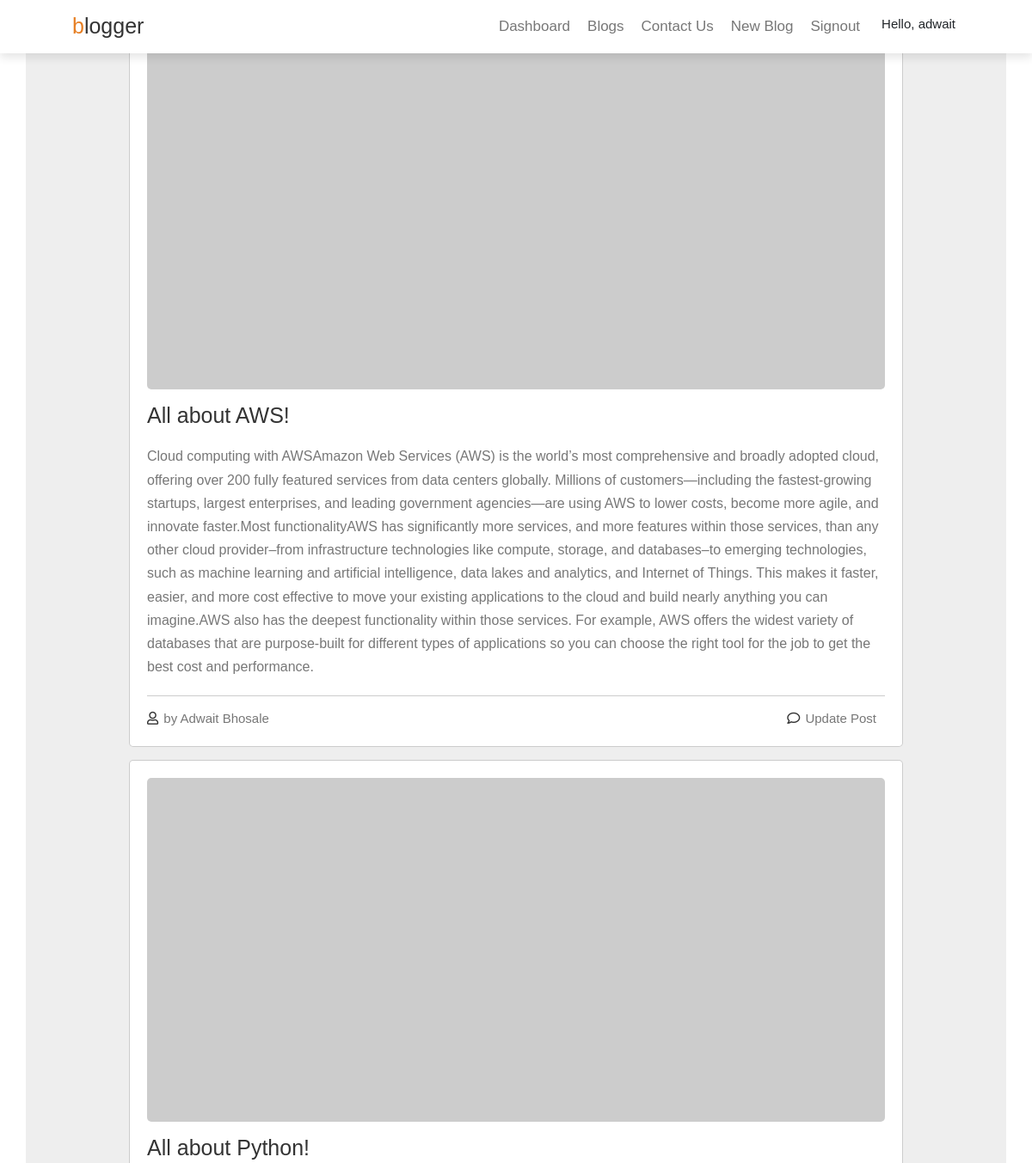
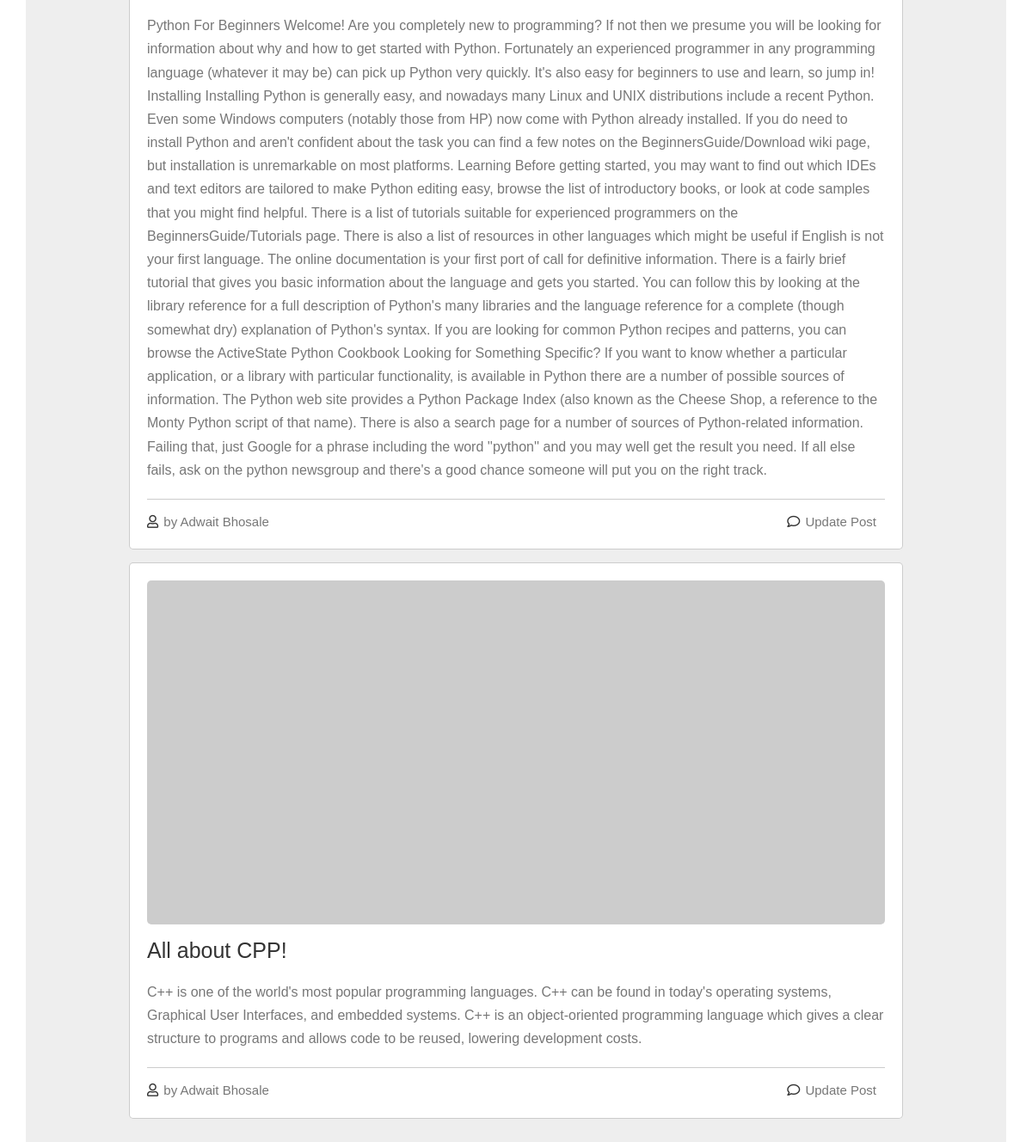
Screenshot of /myblog (signed in) with the database file from the repository (2 pictures, top to bottom).
### userauth/models.py (models this page shows, shortened)
class Account(AbstractBaseUser):
    email           = models.EmailField(max_length=50, unique =True, null=True)
    fullname        = models.CharField(max_length=20, null=True)
    domain          = models.CharField(max_length=20, null=True)
    is_admin        = models.BooleanField(default=False, null=True)
    is_active       = models.BooleanField(default=True,null=True)
    is_staff        = models.BooleanField(default=False,null=True)
    is_superuser    = models.BooleanField(default=False,null=True)
    date_joined     = models.DateTimeField(verbose_name="date joined", auto_now_add=True,null=True)
    objects = MyAccountManager()
    USERNAME_FIELD = 'email'
    REQUIRED_FIELDS = ['fullname',]
    def __str__(self):
        return self.fullname

### home/models.py (models this page shows, shortened)
class BlogData(models.Model):
    author=models.CharField(max_length=1000, null=True)
    logged_in_author=models.CharField(max_length=1000, null=True)
    domain=models.CharField(max_length=20, null=True)
    title=models.CharField(max_length=100, null=True)
    content=models.CharField(max_length=10000, null=True)
    created_at=models.DateTimeField(auto_now_add=True, null=True)
    submitted_on = models.DateTimeField(default=timezone.now)
    user = models.ForeignKey(Account, on_delete=models.CASCADE, null=True)

### home/views.py (the view)
# urls.py: path('myblog',myblogs,name='myblogs'),
@login_required
def myblogs(request):
    users = Account.objects.filter(is_admin=False).values('fullname', 'id')
    users = list(users)
    my_blogs_title_content=my_dictionary()
    author_name=""
    if request.user.is_authenticated:
        list_of_users=BlogData.objects.values_list(flat=True)
        data_dict={}
        data_list=[]
        for users in list_of_users:
            user_name=BlogData.objects.get(id=users).user
            author_blog_title=BlogData.objects.get(id=users).title
            author_blog_content=BlogData.objects.get(id=users).content
            blog_submittedon=BlogData.objects.get(id=users).submitted_on
            if str(user_name)==str(request.user):
                print("USER IDS ARE: \n")
                print(users)
                print(blog_submittedon)
                author_name=BlogData.objects.get(id=users).author
                my_blogs_title_content.add(author_blog_title,author_blog_content)
                data_list.append(author_blog_title)
                data_list.append(author_blog_content)
                data_list.append(blog_submittedon)
                data_dict[users]=data_list
        print("---------------------")
        for key, values in data_dict.items():
            for val in values:
                print(val)
        return render(request, "myblogs.html", context={'myblogs_contents':my_blogs_title_content,
                                                        'name_of_author':author_name})
    else:
        print("Not logged in!")
    return render(request,"myblogs.html")

### home/views.py (called while the page is built)
  def add(self, key, value):
    self[key] = value

### templates/myblogs.html (shortened to what this page needs)
{% load static %}
<!DOCTYPE html>
<html lang="en">
  <head>
    <link
      href="https://cdn.jsdelivr.net/npm/bootstrap@5.3.0-alpha1/dist/css/bootstrap.min.css"
      rel="stylesheet"
    />
    <link
      rel="stylesheet"
      href="https://cdnjs.cloudflare.com/ajax/libs/font-awesome/5.15.3/css/all.min.css"
    />
    <link rel="stylesheet" href="{% static 'css/style.css' %}" />
    <link rel="stylesheet" href="{% static 'css/login.css' %}" />
  </head>
  <body>
    <header class="header">
      <a href="#" class="logo"><span>b</span>logger</a>
      <nav class="navbar">
        <a href="{% url 'dashboard' %}">Dashboard</a>
        <a href="{% url 'home' %}">Blogs</a>
        <a href="#contact">Contact us</a>
        {% if user.is_authenticated %}
        <a href="{% url 'newblog' %}">New Blog</a>
        {% endif %}
        {% if user.is_authenticated %}
        <a href="{% url 'signout' %}">Signout</a>
        {% else %}
        <a href="{% url 'login' %}">Login</a>
        {% endif %}
        {% if user.is_authenticated %}
            <h1 style="font-size:1.5rem;padding-left: 0.5rem;padding-right: 0.5rem;">Hello, {{user.fullname}}</h1>
        {% endif %}
      </nav>
    </header>
    <section class="container" id="posts">
      <div class="posts-container">
        {% for title, body in myblogs_contents.items %}
        <div class="post">
          <img src="https://picsum.photos/300/201" alt="" class="image" />
          <h3 class="title">
            {{ title }}
          </h3>
          <p class="text">
            {{ body }}
          </p>
          <div class="links">
            <a href="#" class="user">
              <i class="far fa-user"></i>
              <span>by {{ name_of_author }}</span>
            </a>
            <a href="{% url 'post-edit' 39 %}" class="icon">
              <i class="far fa-comment"></i>
              <span>Update Post</span>
            </a>
          </div>
        </div>
        {% endfor %}
    </section>
  </body>
</html>

### static/css/style.css (style rules this page uses)
:root { --orange: #e67e22; --black: #333; --light-color: #777; --border: 0.1rem solid rgba(0, 0, 0, 0.2); --box-shadow: 0 0.5rem 1rem rgba(0, 0, 0, 0.1); }
* { margin: 0; padding: 0; box-sizing: border-box; outline: none; border: none; text-decoration: none; font-family: Verdana, Geneva, Tahoma, sans-serif; font-weight: lighter; }
html { font-size: 62.5%; scroll-behavior: smooth; scroll-padding-top: 6rem; }
section { padding: 2rem 7%; }
a { text-decoration: none; }
.header { position: fixed; top: 0; left: 0; right: 0; z-index: 10; background: #fff; box-shadow: var(--box-shadow); display: flex; align-items: center; padding: 1.2rem 7%; }
.header .logo { color: var(--black); font-size: 2.5rem; margin-right: auto; }
.header .logo span { color: var(--orange); }
.header .navbar { display: flex; justify-content: space-between; align-items: center; }
.header .navbar a { color: var(--light-color); margin-right: 2rem; font-size: 1.7rem; text-transform: capitalize; }
.container { display: grid; padding: 4vh 10vw; gap: 1.5rem; background: #eee; }
.container .posts-container .post { width: 100%; padding: 2rem; background: #fff; border: var(--border); border-radius: 0.5rem; margin-bottom: 1.5rem; }
.container .posts-container .post .image { height: 40rem; width: 100%; border-radius: 0.5rem; object-fit: cover; }
.container .posts-container .post .title { padding-top: 1.5rem; font-size: 2.5rem; color: var(--black); }
.container .posts-container .post .text { color: var(--light-color); font-size: 1.6rem; line-height: 1.7; padding: 1rem 0; }
.container .posts-container .links { border-top: var(--border); margin-top: 0.5rem; padding-top: 1.5rem; display: flex; align-items: center; }
.container .posts-container .links .user { margin-right: auto; }
.container .posts-container .links .icon { padding-right: 1rem; }
.container .posts-container .links a { font-size: 1.5rem; color: var(--light-color); }
.container .posts-container .links a i { padding-right: 0.2rem; color: var(--black); }

### static/css/login.css (style rules this page uses)
* { box-sizing: border-box; margin: 0; }
body { font-family: "Roboto", sans-serif; }
.text { margin-top: 0.938rem; }

### rows the page displays
Account: fullname "adwait"
BlogData: myblogs_contents "All about AWS!", myblogs_contents "Cloud computing with AWSAmazon Web Services (AWS) is the world’s most comprehensive and broadly adopted cloud, offering over 200 fully featured services from data centers globally. Millions of customers—including the fastest-growing startups, largest enterprises, and leading government agencies—are using AWS to lower costs, become more agile, and innovate faster.Most functionalityAWS has significantly more services, and more features within those services, than any other cloud provider–from infrastructure technologies like compute, storage, and databases–to emerging technologies, such as machine learning and artificial intelligence, data lakes and analytics, and Internet of Things. This…"
BlogData: myblogs_contents "Adwait Bhosale" "Adwait Bhosale" "Adwait Bhosale", myblogs_contents "All about CPP!", myblogs_contents "C++ is one of the world's most popular programming languages. C++ can be found in today's operating systems, Graphical User Interfaces, and embedded systems. C++ is an object-oriented programming language which gives a clear structure to programs and allows code to be reused, lowering development costs."
BlogData: myblogs_contents "All about Python!", myblogs_contents "Python For Beginners Welcome! Are you completely new to programming? If not then we presume you will be looking for information about why and how to get started with Python. Fortunately an experienced programmer in any programming language (whatever it may be) can pick up Python very quickly. It's also easy for beginners to use and learn, so jump in! Installing Installing Python is generally easy, and nowadays many Linux and UNIX distributions include a recent Python. Even some Windows computers (notably those from HP) now come with Python already installed. If you do need to install Python and aren't confident about the task you can find a few notes on the BeginnersGuide/Download wiki…"
